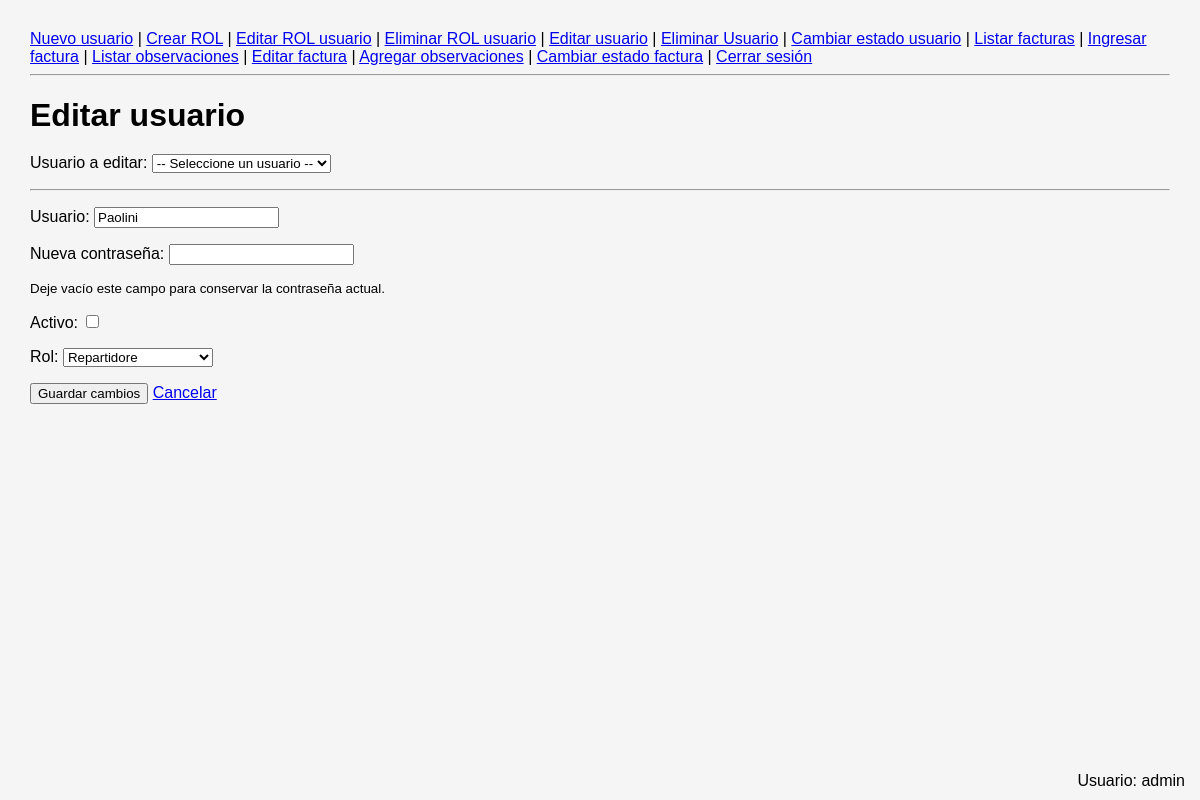
The app's page /Panaderia/editar_usuario.php?id=1 (signed in) with its own data.
### tables this page shows
CREATE TABLE `usuario` (
  `id` smallint(5) UNSIGNED NOT NULL,
  `usuario` varchar(32) NOT NULL,
  `contrasenia` varchar(255) NOT NULL,
  `activo` tinyint(1) NOT NULL DEFAULT 1,
  `id_ROL` tinyint(3) UNSIGNED NOT NULL
);

CREATE TABLE `rol` (
  `id` tinyint(3) UNSIGNED NOT NULL,
  `nombre` varchar(20) DEFAULT NULL
);

### Panaderia/editar_usuario.php (the view, shortened to what this page needs)
<?php
require_once "conexion.php";
require_once "menu.php";
$id_usuario_editar = $_GET["id"] ?? $_POST["id_usuario"] ?? "";
$sqlRoles = "SELECT id, nombre
             FROM rol
             ORDER BY nombre";
$stmtRoles = $conexion->prepare($sqlRoles);
$stmtRoles->execute();
$roles = $stmtRoles->fetchAll(PDO::FETCH_ASSOC);
$usuarioEditar = null;
if ($id_usuario_editar != "") {
    $sqlUsuario = "SELECT id,
                          usuario,
                          activo,
                          id_ROL
                   FROM usuario
                   WHERE id = ?";
    $stmtUsuario = $conexion->prepare($sqlUsuario);
    $stmtUsuario->execute([
        $id_usuario_editar
    ]);
    $usuarioEditar = $stmtUsuario->fetch(PDO::FETCH_ASSOC);
}
?>
<!DOCTYPE html>
<html lang="es">
<head>
    <link rel="stylesheet" href="estilo.css">
</head>
<body>
    <h1>Editar usuario</h1>
    <form method="get">
        <p>
            <label for="id">
                Usuario a editar:
            </label>
            <select
                id="id"
                name="id"
                onchange="this.form.submit()"
                required
            >
                <option value="">
                    -- Seleccione un usuario --
                </option>
            </select>
        </p>
    </form>
    <?php if ($usuarioEditar): ?>
        <hr>
        <form method="post">
            <p>
                <label for="usuario">
                    Usuario:
                </label>
                <input
                    type="text"
                    id="usuario"
                    name="usuario"
                    value="<?= htmlspecialchars($usuarioEditar["usuario"]) ?>"
                    maxlength="32"
                    required
                >
            </p>
            <p>
                <label for="contrasenia">
                    Nueva contraseña:
                </label>
                <input
                    type="password"
                    id="contrasenia"
                    name="contrasenia"
                    maxlength="255"
                >
            </p>
            <p>
                <small>
                    Deje vacío este campo para conservar la contraseña actual.
                </small>
            </p>
            <p>
                <label for="activo">
                    Activo:
                </label>
                <input
                    type="checkbox"
                    id="activo"
                    name="activo"
                    value="1"
                    <?= ($usuarioEditar["activo"] == 1) ? "checked" : "" ?>
                >
            </p>
            <p>
                <label for="id_ROL">
                    Rol:
                </label>
                <select
                    id="id_ROL"
                    name="id_ROL"
                    required
                >
                    <?php foreach ($roles as $rol): ?>
                        <option
                            value="<?= $rol["id"] ?>"
                            <?= ($usuarioEditar["id_ROL"] == $rol["id"]) ? "selected" : "" ?>
                        >
                            <?= htmlspecialchars($rol["nombre"]) ?>
                        </option>
                    <?php endforeach; ?>
                </select>
            </p>
            <p>
                <button type="submit">
                    Guardar cambios
                </button>
                <a href="index.php">
                    Cancelar
                </a>
            </p>
        </form>
    <?php endif; ?>
</body>
</html>

### Panaderia/usuario_logueado.php
<?php
if (isset($_SESSION["id_usuario"])) {
    $sqlUsuario = "SELECT usuario
                   FROM usuario
                   WHERE id = ?";
    $stmtUsuario = $conexion->prepare($sqlUsuario);
    $stmtUsuario->execute([$_SESSION["id_usuario"]]);
    $usuarioLogueado = $stmtUsuario->fetch(PDO::FETCH_ASSOC);
    if ($usuarioLogueado) {
        ?>
        <div style="
            position: fixed;
            bottom: 10px;
            right: 15px;
        ">
            Usuario:
            <?= htmlspecialchars($usuarioLogueado["usuario"]) ?>
        </div>
        <?php
    }
}
?>

### Panaderia/estilo.css (style rules this page uses)
body { font-family: Arial, sans-serif; margin: 30px; background: #f5f5f5; }
h1 { margin-bottom: 20px; }

### records on screen
usuario: usuario "admin"
usuario: usuario "Paolini", id_ROL "Repartidore"
